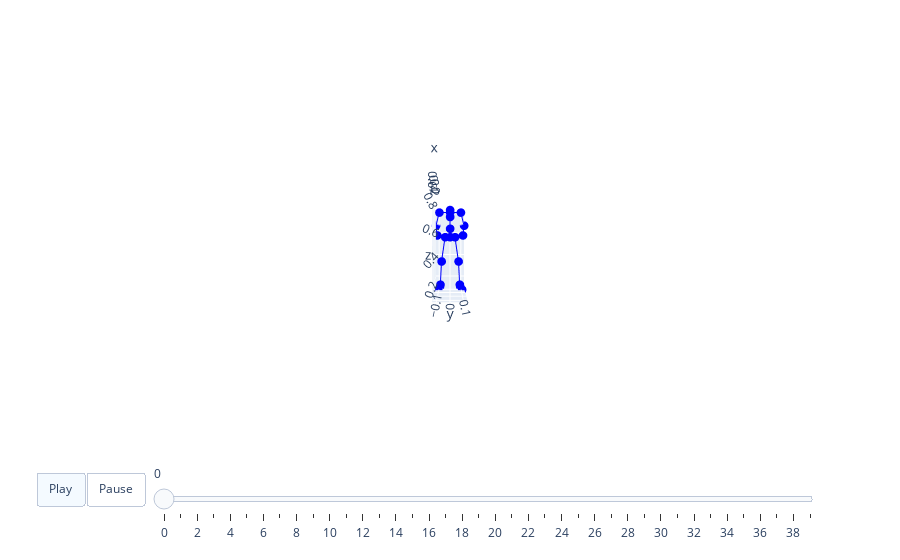

Source (notebook cell):
### Code cell
gen_indices = generate_samples(transformer, steps=120)
x = quantize.embedding(gen_indices.reshape(-1))
x = x.reshape(*gen_indices.shape, -1)
x = decoder(x)
motion = x[0].detach().cpu().numpy()
visualize_2motions(motion, std, mean, opt.dataset_name, motion.shape[0])

### Figure 1 — Plotly figure (JSON) as saved in the notebook; plotly's stock layout.template omitted (floating-point values rounded to 4 significant figures)
{"data": [{"marker": {"color": "blue", "size": 3}, "mode": "lines+markers", "name": "Nodes0", "type": "scatter3d", "x": [0, -1.386e-11, null, -1.386e-11, 0.03339, null, 0.03339, -0.02682, null, -0.02682, -0.0109, null, -0.0109, 0.02741, null, 0, 6.82e-12, null, 6.82e-12, 0.03339, null, 0.03339, -0.02682, null, -0.02682, -0.0109, null, -0.0109, 0.02741, null, 0, 0.006805, null, 0.006805, -0.003868, null, -0.003868, 0.004411, null, 0.004411, 0.01961, null, 0.004411, 0.004411, null, 0.004411, -0.06173, null, -0.06173, -0.05302, null, 0.004411, 0.004411, null, 0.004411, -0.06173, null, -0.06173, -0.05302, null], "y": [0, -0.04485, null, -0.04485, -0.07625, null, -0.07625, -0.08903, null, -0.08903, -0.09335, null, -0.09335, -0.1084, null, 0, 0.04485, null, 0.04485, 0.07625, null, 0.07625, 0.08903, null, 0.08903, 0.09335, null, 0.09335, 0.1084, null, 0, 3.587e-14, null, 3.587e-14, 6.751e-12, null, 6.751e-12, 2.483e-12, null, 2.483e-12, -4.878e-12, null, 2.483e-12, -0.09735, null, -0.09735, -0.1295, null, -0.1295, -0.1185, null, 2.483e-12, 0.09735, null, 0.09735, 0.1295, null, 0.1295, 0.1185, null], "z": [0.5596, 0.5596, null, 0.5596, 0.3413, null, 0.3413, 0.1241, null, 0.1241, 0.1046, null, 0.1046, 0.08471, null, 0.5596, 0.5596, null, 0.5596, 0.3413, null, 0.3413, 0.1241, null, 0.1241, 0.1046, null, 0.1046, 0.08471, null, 0.5596, 0.636, null, 0.636, 0.7428, null, 0.7428, 0.7817, null, 0.7817, 0.8034, null, 0.7817, 0.7817, null, 0.7817, 0.666, null, 0.666, 0.576, null, 0.7817, 0.7817, null, 0.7817, 0.666, null, 0.666, 0.576, null]}, {"marker": {"color": "red", "size": 3}, "mode": "lines+markers", "name": "Nodes1", "type": "scatter3d", "x": [], "y": [], "z": []}], "layout": {"scene": {"aspectmode": "manual", "aspectratio": {"x": 0.7416, "y": 0.2591, "z": 0.7187}, "camera": {"eye": {"x": 3, "y": 0, "z": 0.1}}, "xaxis": {"range": [-0.06173, 0.6799]}, "yaxis": {"range": [-0.1295, 0.1295]}, "zaxis": {"range": [0.08471, 0.8034]}}, "sliders": [{"len": 0.9, "pad": {"b": 10, "t": 60}, "steps": [{"args": [["frame0"], {"frame": {"duration": 0}, "fromcurrent": true, "mode": "immediate", "transition": {"duration": 0, "easing": "linear"}}], "label": "0", "method": "animate"}, {"args": [["frame1"], {"frame": {"duration": 0}, "fromcurrent": true, "mode": "immediate", "transition": {"duration": 0, "easing": "linear"}}], "label": "1", "method": "animate"}, {"args": [["frame2"], {"frame": {"duration": 0}, "fromcurrent": true, "mode": "immediate", "transition": {"duration": 0, "easing": "linear"}}], "label": "2", "method": "animate"}, {"args": [["frame3"], {"frame": {"duration": 0}, "fromcurrent": true, "mode": "immediate", "transition": {"duration": 0, "easing": "linear"}}], "label": "3", "method": "animate"}, {"args": [["frame4"], {"frame": {"duration": 0}, "fromcurrent": true, "mode": "immediate", "transition": {"duration": 0, "easing": "linear"}}], "label": "4", "method": "animate"}, {"args": [["frame5"], {"frame": {"duration": 0}, "fromcurrent": true, "mode": "immediate", "transition": {"duration": 0, "easing": "linear"}}], "label": "5", "method": "animate"}, {"args": [["frame6"], {"frame": {"duration": 0}, "fromcurrent": true, "mode": "immediate", "transition": {"duration": 0, "easing": "linear"}}], "label": "6", "method": "animate"}, {"args": [["frame7"], {"frame": {"duration": 0}, "fromcurrent": true, "mode": "immediate", "transition": {"duration": 0, "easing": "linear"}}], "label": "7", "method": "animate"}, {"args": [["frame8"], {"frame": {"duration": 0}, "fromcurrent": true, "mode": "immediate", "transition": {"duration": 0, "easing": "linear"}}], "label": "8", "method": "animate"}, {"args": [["frame9"], {"frame": {"duration": 0}, "fromcurrent": true, "mode": "immediate", "transition": {"duration": 0, "easing": "linear"}}], "label": "9", "method": "animate"}, {"args": [["frame10"], {"frame": {"duration": 0}, "fromcurrent": true, "mode": "immediate", "transition": {"duration": 0, "easing": "linear"}}], "label": "10", "method": "animate"}, {"args": [["frame11"], {"frame": {"duration": 0}, "fromcurrent": true, "mode": "immediate", "transition": {"duration": 0, "easing": "linear"}}], "label": "11", "method": "animate"}, {"args": [["frame12"], {"frame": {"duration": 0}, "fromcurrent": true, "mode": "immediate", "transition": {"duration": 0, "easing": "linear"}}], "label": "12", "method": "animate"}, {"args": [["frame13"], {"frame": {"duration": 0}, "fromcurrent": true, "mode": "immediate", "transition": {"duration": 0, "easing": "linear"}}], "label": "13", "method": "animate"}, {"args": [["frame14"], {"frame": {"duration": 0}, "fromcurrent": true, "mode": "immediate", "transition": {"duration": 0, "easing": "linear"}}], "label": "14", "method": "animate"}, {"args": [["frame15"], {"frame": {"duration": 0}, "fromcurrent": true, "mode": "immediate", "transition": {"duration": 0, "easing": "linear"}}], "label": "15", "method": "animate"}, {"args": [["frame16"], {"frame": {"duration": 0}, "fromcurrent": true, "mode": "immediate", "transition": {"duration": 0, "easing": "linear"}}], "label": "16", "method": "animate"}, {"args": [["frame17"], {"frame": {"duration": 0}, "fromcurrent": true, "mode": "immediate", "transition": {"duration": 0, "easing": "linear"}}], "label": "17", "method": "animate"}, {"args": [["frame18"], {"frame": {"duration": 0}, "fromcurrent": true, "mode": "immediate", "transition": {"duration": 0, "easing": "linear"}}], "label": "18", "method": "animate"}, {"args": [["frame19"], {"frame": {"duration": 0}, "fromcurrent": true, "mode": "immediate", "transition": {"duration": 0, "easing": "linear"}}], "label": "19", "method": "animate"}, {"args": [["frame20"], {"frame": {"duration": 0}, "fromcurrent": true, "mode": "immediate", "transition": {"duration": 0, "easing": "linear"}}], "label": "20", "method": "animate"}, {"args": [["frame21"], {"frame": {"duration": 0}, "fromcurrent": true, "mode": "immediate", "transition": {"duration": 0, "easing": "linear"}}], "label": "21", "method": "animate"}, {"args": [["frame22"], {"frame": {"duration": 0}, "fromcurrent": true, "mode": "immediate", "transition": {"duration": 0, "easing": "linear"}}], "label": "22", "method": "animate"}, {"args": [["frame23"], {"frame": {"duration": 0}, "fromcurrent": true, "mode": "immediate", "transition": {"duration": 0, "easing": "linear"}}], "label": "23", "method": "animate"}, {"args": [["frame24"], {"frame": {"duration": 0}, "fromcurrent": true, "mode": "immediate", "transition": {"duration": 0, "easing": "linear"}}], "label": "24", "method": "animate"}, {"args": [["frame25"], {"frame": {"duration": 0}, "fromcurrent": true, "mode": "immediate", "transition": {"duration": 0, "easing": "linear"}}], "label": "25", "method": "animate"}, {"args": [["frame26"], {"frame": {"duration": 0}, "fromcurrent": true, "mode": "immediate", "transition": {"duration": 0, "easing": "linear"}}], "label": "26", "method": "animate"}, {"args": [["frame27"], {"frame": {"duration": 0}, "fromcurrent": true, "mode": "immediate", "transition": {"duration": 0, "easing": "linear"}}], "label": "27", "method": "animate"}, {"args": [["frame28"], {"frame": {"duration": 0}, "fromcurrent": true, "mode": "immediate", "transition": {"duration": 0, "easing": "linear"}}], "label": "28", "method": "animate"}, {"args": [["frame29"], {"frame": {"duration": 0}, "fromcurrent": true, "mode": "immediate", "transition": {"duration": 0, "easing": "linear"}}], "label": "29", "method": "animate"}, {"args": [["frame30"], {"frame": {"duration": 0}, "fromcurrent": true, "mode": "immediate", "transition": {"duration": 0, "easing": "linear"}}], "label": "30", "method": "animate"}, {"args": [["frame31"], {"frame": {"duration": 0}, "fromcurrent": true, "mode": "immediate", "transition": {"duration": 0, "easing": "linear"}}], "label": "31", "method": "animate"}, {"args": [["frame32"], {"frame": {"duration": 0}, "fromcurrent": true, "mode": "immediate", "transition": {"duration": 0, "easing": "linear"}}], "label": "32", "method": "animate"}, {"args": [["frame33"], {"frame": {"duration": 0}, "fromcurrent": true, "mode": "immediate", "transition": {"duration": 0, "easing": "linear"}}], "label": "33", "method": "animate"}, {"args": [["frame34"], {"frame": {"duration": 0}, "fromcurrent": true, "mode": "immediate", "transition": {"duration": 0, "easing": "linear"}}], "label": "34", "method": "animate"}, {"args": [["frame35"], {"frame": {"duration": 0}, "fromcurrent": true, "mode": "immediate", "transition": {"duration": 0, "easing": "linear"}}], "label": "35", "method": "animate"}, {"args": [["frame36"], {"frame": {"duration": 0}, "fromcurrent": true, "mode": "immediate", "transition": {"duration": 0, "easing": "linear"}}], "label": "36", "method": "animate"}, {"args": [["frame37"], {"frame": {"duration": 0}, "fromcurrent": true, "mode": "immediate", "transition": {"duration": 0, "easing": "linear"}}], "label": "37", "method": "animate"}, {"args": [["frame38"], {"frame": {"duration": 0}, "fromcurrent": true, "mode": "immediate", "transition": {"duration": 0, "easing": "linear"}}], "label": "38", "method": "animate"}, {"args": [["frame39"], {"frame": {"duration": 0}, "fromcurrent": true, "mode": "immediate", "transition": {"duration": 0, "easing": "linear"}}], "label": "39", "method": "animate"}], "x": 0.1, "y": 0}], "updatemenus": [{"buttons": [{"args": [null, {"frame": {"duration": 40}, "fromcurrent": true, "mode": "immediate", "transition": {"duration": 40, "easing": "linear"}}], "label": "Play", "method": "animate"}, {"args": [[null], {"frame": {"duration": 0}, "fromcurrent": true, "mode": "immediate", "transition": {"duration": 0, "easing": "linear"}}], "label": "Pause", "method": "animate"}], "direction": "left", "pad": {"r": 10, "t": 70}, "type": "buttons", "x": 0.1, "y": 0}]}}
